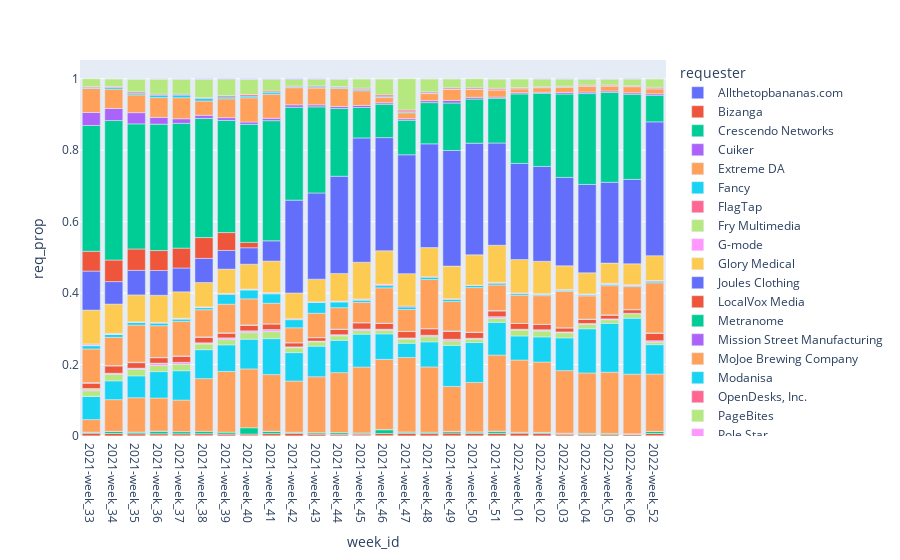

Notebook code cell kept with this figure:
### Code cell
req_pro_plot = px.bar(req_prop, x="week_id", y="req_prop", color='requester')
req_pro_plot.show()

### Figure 1 — Plotly figure (JSON) as saved in the notebook; plotly's stock layout.template omitted (floating-point values rounded to 4 significant figures)
{"data": [{"alignmentgroup": "True", "hovertemplate": "requester=Allthetopbananas.com<br>week_id=%{x}<br>req_prop=%{y}<extra></extra>", "legendgroup": "Allthetopbananas.com", "marker": {"color": "#636efa", "pattern": {"shape": ""}}, "name": "Allthetopbananas.com", "offsetgroup": "Allthetopbananas.com", "orientation": "v", "showlegend": true, "textposition": "auto", "type": "bar", "x": ["2021-week_33", "2021-week_34", "2021-week_35", "2021-week_36", "2021-week_37", "2021-week_38", "2021-week_39", "2021-week_40", "2021-week_41", "2021-week_42", "2021-week_43", "2021-week_44", "2021-week_45", "2021-week_46", "2021-week_47", "2021-week_48", "2021-week_49", "2021-week_50", "2021-week_51", "2022-week_01", "2022-week_02", "2022-week_03", "2022-week_04", "2022-week_05", "2022-week_06", "2022-week_52"], "xaxis": "x", "y": [0.0004876, 0.0002088, 0.000487, 0.0009729, 0.0007643, 0.0009758, 0.0004162, 0.0009718, 0.0006954, 0.0002782, 0.0002088, 0.0006993, 0.001108, 0.0007666, 0.0003472, 0.000486, 0.000558, 0.0005554, 0.0004686, 0.0004171, 0.0004853, 0.0005588, 0.0005568, 0.0003481, 0.000278, 0.0008788], "yaxis": "y"}, {"alignmentgroup": "True", "hovertemplate": "requester=Bizanga<br>week_id=%{x}<br>req_prop=%{y}<extra></extra>", "legendgroup": "Bizanga", "marker": {"color": "#EF553B", "pattern": {"shape": ""}}, "name": "Bizanga", "offsetgroup": "Bizanga", "orientation": "v", "showlegend": true, "textposition": "auto", "type": "bar", "x": ["2021-week_33", "2021-week_34", "2021-week_35", "2021-week_36", "2021-week_37", "2021-week_38", "2021-week_39", "2021-week_40", "2021-week_41", "2021-week_42", "2021-week_43", "2021-week_44", "2021-week_45", "2021-week_46", "2021-week_47", "2021-week_48", "2021-week_49", "2021-week_50", "2021-week_51", "2022-week_01", "2022-week_02", "2022-week_03", "2022-week_04", "2022-week_05", "2022-week_06", "2022-week_52"], "xaxis": "x", "y": [0.007175, 0.006889, 0.005705, 0.005281, 0.00535, 0.005437, 0.004786, 0.004443, 0.005981, 0.006886, 0.004942, 0.004126, 0.004224, 0.006202, 0.007082, 0.006248, 0.007672, 0.006804, 0.006794, 0.007438, 0.006379, 0.00454, 0.003759, 0.003412, 0.003892, 0.006089], "yaxis": "y"}, {"alignmentgroup": "True", "hovertemplate": "requester=Crescendo Networks<br>week_id=%{x}<br>req_prop=%{y}<extra></extra>", "legendgroup": "Crescendo Networks", "marker": {"color": "#00cc96", "pattern": {"shape": ""}}, "name": "Crescendo Networks", "offsetgroup": "Crescendo Networks", "orientation": "v", "showlegend": true, "textposition": "auto", "type": "bar", "x": ["2021-week_33", "2021-week_34", "2021-week_35", "2021-week_36", "2021-week_37", "2021-week_38", "2021-week_39", "2021-week_40", "2021-week_41", "2021-week_42", "2021-week_43", "2021-week_44", "2021-week_45", "2021-week_46", "2021-week_47", "2021-week_48", "2021-week_49", "2021-week_50", "2021-week_51", "2022-week_01", "2022-week_02", "2022-week_03", "2022-week_04", "2022-week_05", "2022-week_06", "2022-week_52"], "xaxis": "x", "y": [0.003065, 0.005706, 0.004801, 0.007366, 0.006184, 0.006482, 0.005411, 0.0177, 0.006398, 0.003408, 0.004107, 0.004686, 0.003324, 0.01087, 0.003749, 0.003749, 0.004464, 0.003957, 0.006248, 0.002642, 0.003397, 0.002584, 0.003063, 0.003342, 0.002085, 0.005712], "yaxis": "y"}, {"alignmentgroup": "True", "hovertemplate": "requester=Cuiker<br>week_id=%{x}<br>req_prop=%{y}<extra></extra>", "legendgroup": "Cuiker", "marker": {"color": "#ab63fa", "pattern": {"shape": ""}}, "name": "Cuiker", "offsetgroup": "Cuiker", "orientation": "v", "showlegend": true, "textposition": "auto", "type": "bar", "x": ["2021-week_33", "2021-week_34", "2021-week_35", "2021-week_36", "2021-week_41", "2021-week_42", "2021-week_43", "2021-week_45", "2021-week_46", "2021-week_47", "2021-week_49", "2021-week_50", "2021-week_51", "2022-week_01", "2022-week_02", "2022-week_03", "2022-week_06", "2022-week_52"], "xaxis": "x", "y": [6.966e-05, 6.958e-05, 6.957e-05, 6.949e-05, 6.954e-05, 6.956e-05, 6.96e-05, 6.925e-05, 6.969e-05, 0.0001389, 0.0002092, 0.0001389, 7.809e-05, 6.952e-05, 6.933e-05, 6.985e-05, 6.95e-05, 6.277e-05], "yaxis": "y"}, {"alignmentgroup": "True", "hovertemplate": "requester=Extreme DA<br>week_id=%{x}<br>req_prop=%{y}<extra></extra>", "legendgroup": "Extreme DA", "marker": {"color": "#FFA15A", "pattern": {"shape": ""}}, "name": "Extreme DA", "offsetgroup": "Extreme DA", "orientation": "v", "showlegend": true, "textposition": "auto", "type": "bar", "x": ["2021-week_33", "2021-week_34", "2021-week_35", "2021-week_36", "2021-week_37", "2021-week_38", "2021-week_39", "2021-week_40", "2021-week_41", "2021-week_42", "2021-week_43", "2021-week_44", "2021-week_45", "2021-week_46", "2021-week_47", "2021-week_48", "2021-week_49", "2021-week_50", "2021-week_51", "2022-week_01", "2022-week_02", "2022-week_03", "2022-week_04", "2022-week_05", "2022-week_06", "2022-week_52"], "xaxis": "x", "y": [0.03518, 0.08893, 0.09601, 0.09263, 0.08831, 0.1478, 0.17, 0.1647, 0.1588, 0.1432, 0.1565, 0.1679, 0.1842, 0.1966, 0.2084, 0.1829, 0.1258, 0.1384, 0.2129, 0.2021, 0.1966, 0.1753, 0.1691, 0.1716, 0.1669, 0.1606], "yaxis": "y"}, {"alignmentgroup": "True", "hovertemplate": "requester=Fancy<br>week_id=%{x}<br>req_prop=%{y}<extra></extra>", "legendgroup": "Fancy", "marker": {"color": "#19d3f3", "pattern": {"shape": ""}}, "name": "Fancy", "offsetgroup": "Fancy", "orientation": "v", "showlegend": true, "textposition": "auto", "type": "bar", "x": ["2021-week_33", "2021-week_34", "2021-week_35", "2021-week_36", "2021-week_37", "2021-week_38", "2021-week_39", "2021-week_40", "2021-week_41", "2021-week_42", "2021-week_43", "2021-week_44", "2021-week_45", "2021-week_46", "2021-week_47", "2021-week_48", "2021-week_49", "2021-week_50", "2021-week_51", "2022-week_01", "2022-week_02", "2022-week_03", "2022-week_04", "2022-week_05", "2022-week_06", "2022-week_52"], "xaxis": "x", "y": [0.06485, 0.05261, 0.0613, 0.07394, 0.08213, 0.08106, 0.0745, 0.08323, 0.1007, 0.07958, 0.08561, 0.09043, 0.09217, 0.07136, 0.03979, 0.07026, 0.1149, 0.1117, 0.0916, 0.06743, 0.07044, 0.09171, 0.1238, 0.1368, 0.1567, 0.08242], "yaxis": "y"}, {"alignmentgroup": "True", "hovertemplate": "requester=FlagTap<br>week_id=%{x}<br>req_prop=%{y}<extra></extra>", "legendgroup": "FlagTap", "marker": {"color": "#FF6692", "pattern": {"shape": ""}}, "name": "FlagTap", "offsetgroup": "FlagTap", "orientation": "v", "showlegend": true, "textposition": "auto", "type": "bar", "x": ["2021-week_33"], "xaxis": "x", "y": [0.0001393], "yaxis": "y"}, {"alignmentgroup": "True", "hovertemplate": "requester=Fry Multimedia<br>week_id=%{x}<br>req_prop=%{y}<extra></extra>", "legendgroup": "Fry Multimedia", "marker": {"color": "#B6E880", "pattern": {"shape": ""}}, "name": "Fry Multimedia", "offsetgroup": "Fry Multimedia", "orientation": "v", "showlegend": true, "textposition": "auto", "type": "bar", "x": ["2021-week_33", "2021-week_34", "2021-week_35", "2021-week_36", "2021-week_37", "2021-week_38", "2021-week_39", "2021-week_40", "2021-week_41", "2021-week_42", "2021-week_43", "2021-week_44", "2021-week_45", "2021-week_46", "2021-week_47", "2021-week_48", "2021-week_49", "2021-week_50", "2021-week_51", "2022-week_01", "2022-week_02", "2022-week_03", "2022-week_04", "2022-week_05", "2022-week_06", "2022-week_52"], "xaxis": "x", "y": [0.01567, 0.01774, 0.01795, 0.01716, 0.01786, 0.01575, 0.01457, 0.01826, 0.01961, 0.01343, 0.01211, 0.01259, 0.01011, 0.009756, 0.0118, 0.01451, 0.01262, 0.009234, 0.01101, 0.01634, 0.0165, 0.01418, 0.01204, 0.009957, 0.01216, 0.006529], "yaxis": "y"}, {"alignmentgroup": "True", "hovertemplate": "requester=G-mode<br>week_id=%{x}<br>req_prop=%{y}<extra></extra>", "legendgroup": "G-mode", "marker": {"color": "#FF97FF", "pattern": {"shape": ""}}, "name": "G-mode", "offsetgroup": "G-mode", "orientation": "v", "showlegend": true, "textposition": "auto", "type": "bar", "x": ["2021-week_33", "2021-week_34", "2021-week_35", "2021-week_36", "2021-week_37", "2021-week_38", "2021-week_39", "2021-week_40", "2021-week_41", "2021-week_42", "2021-week_43", "2021-week_44", "2021-week_45", "2021-week_46", "2021-week_47", "2021-week_48", "2021-week_49", "2021-week_50", "2021-week_51", "2022-week_01", "2022-week_02", "2022-week_03", "2022-week_04", "2022-week_05", "2022-week_06", "2022-week_52"], "xaxis": "x", "y": [0.002647, 0.002644, 0.003061, 0.005629, 0.00535, 0.002997, 0.004786, 0.004929, 0.005563, 0.002504, 0.002158, 0.002588, 0.004294, 0.002997, 0.002847, 0.00361, 0.004115, 0.00236, 0.004608, 0.002294, 0.003328, 0.002375, 0.002784, 0.002298, 0.001459, 0.004331], "yaxis": "y"}, {"alignmentgroup": "True", "hovertemplate": "requester=Glory Medical<br>week_id=%{x}<br>req_prop=%{y}<extra></extra>", "legendgroup": "Glory Medical", "marker": {"color": "#FECB52", "pattern": {"shape": ""}}, "name": "Glory Medical", "offsetgroup": "Glory Medical", "orientation": "v", "showlegend": true, "textposition": "auto", "type": "bar", "x": ["2021-week_33", "2021-week_34", "2021-week_35", "2021-week_36", "2021-week_37", "2021-week_38", "2021-week_39", "2021-week_40", "2021-week_41", "2021-week_42", "2021-week_43", "2021-week_44", "2021-week_46", "2021-week_47", "2021-week_48", "2021-week_49", "2021-week_50", "2021-week_51", "2022-week_01", "2022-week_02", "2022-week_03", "2022-week_05", "2022-week_52"], "xaxis": "x", "y": [0.003413, 0.0007654, 0.0001391, 0.0006254, 0.0002084, 0.0003485, 0.0002081, 0.0002082, 6.954e-05, 6.956e-05, 6.96e-05, 0.0003497, 0.0001394, 0.0002083, 0.0002777, 0.0004185, 0.0003471, 0.0003124, 0.000139, 0.0001387, 6.985e-05, 0.0001393, 6.277e-05], "yaxis": "y"}, {"alignmentgroup": "True", "hovertemplate": "requester=Joules Clothing<br>week_id=%{x}<br>req_prop=%{y}<extra></extra>", "legendgroup": "Joules Clothing", "marker": {"color": "#636efa", "pattern": {"shape": ""}}, "name": "Joules Clothing", "offsetgroup": "Joules Clothing", "orientation": "v", "showlegend": true, "textposition": "auto", "type": "bar", "x": ["2021-week_33", "2021-week_34", "2021-week_35", "2021-week_36", "2021-week_38", "2021-week_41", "2021-week_42", "2021-week_44", "2021-week_45", "2021-week_46", "2021-week_47", "2022-week_02"], "xaxis": "x", "y": [0.0002786, 6.958e-05, 0.0003479, 0.0002085, 6.97e-05, 6.954e-05, 0.0001391, 0.0002098, 6.925e-05, 0.0001394, 6.943e-05, 6.933e-05], "yaxis": "y"}, {"alignmentgroup": "True", "hovertemplate": "requester=LocalVox Media<br>week_id=%{x}<br>req_prop=%{y}<extra></extra>", "legendgroup": "LocalVox Media", "marker": {"color": "#EF553B", "pattern": {"shape": ""}}, "name": "LocalVox Media", "offsetgroup": "LocalVox Media", "orientation": "v", "showlegend": true, "textposition": "auto", "type": "bar", "x": ["2021-week_33", "2021-week_34", "2021-week_35", "2021-week_36", "2021-week_37", "2021-week_38", "2021-week_39", "2021-week_40", "2021-week_41", "2021-week_42", "2021-week_43", "2021-week_44", "2021-week_45", "2021-week_46", "2021-week_47", "2021-week_48", "2021-week_49", "2021-week_50", "2021-week_51", "2022-week_01", "2022-week_02", "2022-week_03", "2022-week_04", "2022-week_05", "2022-week_06", "2022-week_52"], "xaxis": "x", "y": [0.01525, 0.02088, 0.01552, 0.01536, 0.01765, 0.01596, 0.01367, 0.01603, 0.01572, 0.01127, 0.009397, 0.01455, 0.01724, 0.01645, 0.01791, 0.01826, 0.02218, 0.01687, 0.01663, 0.01613, 0.01505, 0.01118, 0.0119, 0.011, 0.01015, 0.02147], "yaxis": "y"}, {"alignmentgroup": "True", "hovertemplate": "requester=Metranome<br>week_id=%{x}<br>req_prop=%{y}<extra></extra>", "legendgroup": "Metranome", "marker": {"color": "#00cc96", "pattern": {"shape": ""}}, "name": "Metranome", "offsetgroup": "Metranome", "orientation": "v", "showlegend": true, "textposition": "auto", "type": "bar", "x": ["2021-week_33", "2021-week_34", "2021-week_35", "2021-week_36", "2021-week_37", "2021-week_38", "2021-week_39", "2021-week_40", "2021-week_44", "2021-week_46", "2021-week_49", "2021-week_50", "2021-week_51", "2022-week_04", "2022-week_05", "2022-week_06", "2022-week_52"], "xaxis": "x", "y": [0.0002786, 0.0002088, 0.0002783, 0.0003475, 6.948e-05, 6.97e-05, 0.0001387, 0.0001388, 6.993e-05, 6.969e-05, 0.0001395, 0.0001389, 7.809e-05, 0.0001392, 6.963e-05, 6.95e-05, 6.277e-05], "yaxis": "y"}, {"alignmentgroup": "True", "hovertemplate": "requester=Mission Street Manufacturing<br>week_id=%{x}<br>req_prop=%{y}<extra></extra>", "legendgroup": "Mission Street Manufacturing", "marker": {"color": "#ab63fa", "pattern": {"shape": ""}}, "name": "Mission Street Manufacturing", "offsetgroup": "Mission Street Manufacturing", "orientation": "v", "showlegend": true, "textposition": "auto", "type": "bar", "x": ["2021-week_33", "2021-week_34", "2021-week_35", "2021-week_36", "2021-week_37", "2021-week_38", "2021-week_39", "2021-week_40", "2021-week_41", "2021-week_42", "2021-week_43", "2021-week_44", "2021-week_45", "2021-week_46", "2021-week_47", "2021-week_48", "2021-week_49", "2021-week_50", "2021-week_51", "2022-week_01", "2022-week_02", "2022-week_03", "2022-week_04", "2022-week_05", "2022-week_06", "2022-week_52"], "xaxis": "x", "y": [0.0009752, 0.0006958, 0.001044, 0.0003475, 0.0003474, 0.0006273, 0.0004162, 0.0003471, 0.0004172, 0.0004174, 0.0004176, 0.0009092, 0.0006233, 0.0005575, 0.0005555, 0.0004166, 0.0009067, 0.0004166, 0.0003905, 0.0003476, 0.000208, 0.0004889, 6.96e-05, 0.0002089, 0.000556, 0.0002511], "yaxis": "y"}, {"alignmentgroup": "True", "hovertemplate": "requester=MoJoe Brewing Company<br>week_id=%{x}<br>req_prop=%{y}<extra></extra>", "legendgroup": "MoJoe Brewing Company", "marker": {"color": "#FFA15A", "pattern": {"shape": ""}}, "name": "MoJoe Brewing Company", "offsetgroup": "MoJoe Brewing Company", "orientation": "v", "showlegend": true, "textposition": "auto", "type": "bar", "x": ["2021-week_33", "2021-week_34", "2021-week_35", "2021-week_36", "2021-week_37", "2021-week_38", "2021-week_39", "2021-week_40", "2021-week_41", "2021-week_42", "2021-week_43", "2021-week_44", "2021-week_45", "2021-week_46", "2021-week_47", "2021-week_48", "2021-week_49", "2021-week_50", "2021-week_51", "2022-week_01", "2022-week_02", "2022-week_03", "2022-week_04", "2022-week_05", "2022-week_06", "2022-week_52"], "xaxis": "x", "y": [0.09425, 0.07891, 0.1039, 0.08881, 0.09672, 0.07597, 0.08012, 0.07309, 0.05744, 0.04167, 0.068, 0.06007, 0.05651, 0.09875, 0.0611, 0.1373, 0.0823, 0.1245, 0.07169, 0.07897, 0.08029, 0.1017, 0.06508, 0.08174, 0.06394, 0.1406], "yaxis": "y"}, {"alignmentgroup": "True", "hovertemplate": "requester=Modanisa<br>week_id=%{x}<br>req_prop=%{y}<extra></extra>", "legendgroup": "Modanisa", "marker": {"color": "#19d3f3", "pattern": {"shape": ""}}, "name": "Modanisa", "offsetgroup": "Modanisa", "orientation": "v", "showlegend": true, "textposition": "auto", "type": "bar", "x": ["2021-week_33", "2021-week_34", "2021-week_35", "2021-week_36", "2021-week_37", "2021-week_38", "2021-week_39", "2021-week_40", "2021-week_41", "2021-week_42", "2021-week_43", "2021-week_44", "2021-week_45", "2021-week_46", "2021-week_47", "2021-week_48", "2021-week_49", "2021-week_50", "2021-week_51", "2022-week_01", "2022-week_02", "2022-week_03", "2022-week_04", "2022-week_05", "2022-week_06", "2022-week_52"], "xaxis": "x", "y": [0.009055, 0.008141, 0.007584, 0.007158, 0.006462, 0.005855, 0.02747, 0.02471, 0.02656, 0.02275, 0.03049, 0.01595, 0.006233, 0.006481, 0.007291, 0.006526, 0.006277, 0.005762, 0.00492, 0.004449, 0.003328, 0.003492, 0.002784, 0.004108, 0.002571, 0.004331], "yaxis": "y"}, {"alignmentgroup": "True", "hovertemplate": "requester=OpenDesks, Inc.<br>week_id=%{x}<br>req_prop=%{y}<extra></extra>", "legendgroup": "OpenDesks, Inc.", "marker": {"color": "#FF6692", "pattern": {"shape": ""}}, "name": "OpenDesks, Inc.", "offsetgroup": "OpenDesks, Inc.", "orientation": "v", "showlegend": true, "textposition": "auto", "type": "bar", "x": ["2021-week_33", "2021-week_34", "2021-week_35", "2021-week_36", "2021-week_37", "2021-week_38", "2021-week_39", "2021-week_40", "2021-week_41", "2021-week_42", "2021-week_43", "2021-week_44", "2021-week_45", "2021-week_46", "2021-week_47", "2021-week_48", "2021-week_49", "2021-week_50", "2021-week_51", "2022-week_01", "2022-week_02", "2022-week_03", "2022-week_04", "2022-week_05", "2022-week_06", "2022-week_52"], "xaxis": "x", "y": [0.0004179, 0.0004175, 0.000487, 0.00132, 0.0009033, 0.001255, 0.002012, 0.00236, 0.001808, 0.001948, 0.001114, 0.001888, 0.001593, 0.002997, 0.002569, 0.001458, 0.001534, 0.0008331, 0.002421, 0.00146, 0.001664, 0.001187, 0.0009049, 0.0008355, 0.0009035, 0.001883], "yaxis": "y"}, {"alignmentgroup": "True", "hovertemplate": "requester=PageBites<br>week_id=%{x}<br>req_prop=%{y}<extra></extra>", "legendgroup": "PageBites", "marker": {"color": "#B6E880", "pattern": {"shape": ""}}, "name": "PageBites", "offsetgroup": "PageBites", "orientation": "v", "showlegend": true, "textposition": "auto", "type": "bar", "x": ["2021-week_33", "2021-week_34", "2021-week_35", "2021-week_36", "2021-week_37", "2021-week_38", "2021-week_39", "2021-week_40", "2021-week_41", "2021-week_42", "2021-week_43", "2021-week_44", "2022-week_02", "2022-week_03", "2022-week_04", "2022-week_05", "2022-week_06"], "xaxis": "x", "y": [0.001602, 0.0006958, 0.001113, 0.0008339, 0.001251, 0.0007667, 0.0004856, 6.942e-05, 0.0004868, 0.0005565, 0.0002784, 0.0002098, 0.0001387, 0.0002095, 0.0002088, 0.0002089, 0.000278], "yaxis": "y"}, {"alignmentgroup": "True", "hovertemplate": "requester=Pole Star<br>week_id=%{x}<br>req_prop=%{y}<extra></extra>", "legendgroup": "Pole Star", "marker": {"color": "#FF97FF", "pattern": {"shape": ""}}, "name": "Pole Star", "offsetgroup": "Pole Star", "orientation": "v", "showlegend": true, "textposition": "auto", "type": "bar", "x": ["2021-week_33", "2021-week_34", "2021-week_37", "2021-week_38", "2021-week_39", "2021-week_40", "2021-week_41", "2021-week_42", "2021-week_43", "2021-week_44", "2021-week_45", "2021-week_46", "2021-week_49", "2021-week_50", "2021-week_51", "2022-week_01", "2022-week_02", "2022-week_03", "2022-week_04", "2022-week_05", "2022-week_06", "2022-week_52"], "xaxis": "x", "y": [0.003065, 0.00174, 6.948e-05, 6.97e-05, 0.0001387, 6.942e-05, 0.001182, 0.0002087, 0.0002088, 0.0006294, 0.001731, 0.001115, 0.0001395, 6.943e-05, 7.809e-05, 0.0003476, 0.0003467, 0.0003492, 0.001531, 0.001393, 0.001668, 0.0001255], "yaxis": "y"}, {"alignmentgroup": "True", "hovertemplate": "requester=Puentes Company<br>week_id=%{x}<br>req_prop=%{y}<extra></extra>", "legendgroup": "Puentes Company", "marker": {"color": "#FECB52", "pattern": {"shape": ""}}, "name": "Puentes Company", "offsetgroup": "Puentes Company", "orientation": "v", "showlegend": true, "textposition": "auto", "type": "bar", "x": ["2021-week_33", "2021-week_34", "2021-week_35", "2021-week_36", "2021-week_37", "2021-week_38", "2021-week_39", "2021-week_40", "2021-week_41", "2021-week_42", "2021-week_43", "2021-week_44", "2021-week_45", "2021-week_46", "2021-week_47", "2021-week_48", "2021-week_49", "2021-week_50", "2021-week_51", "2022-week_01", "2022-week_02", "2022-week_03", "2022-week_04", "2022-week_05", "2022-week_06", "2022-week_52"], "xaxis": "x", "y": [0.09452, 0.08197, 0.07521, 0.07589, 0.07407, 0.06831, 0.06805, 0.06976, 0.08818, 0.07206, 0.06334, 0.07721, 0.103, 0.09324, 0.09061, 0.08144, 0.0913, 0.08498, 0.1038, 0.09336, 0.09062, 0.06635, 0.05902, 0.05654, 0.05831, 0.06937], "yaxis": "y"}, {"alignmentgroup": "True", "hovertemplate": "requester=RelayFoods<br>week_id=%{x}<br>req_prop=%{y}<extra></extra>", "legendgroup": "RelayFoods", "marker": {"color": "#636efa", "pattern": {"shape": ""}}, "name": "RelayFoods", "offsetgroup": "RelayFoods", "orientation": "v", "showlegend": true, "textposition": "auto", "type": "bar", "x": ["2021-week_33", "2021-week_34", "2021-week_35", "2021-week_36", "2021-week_37", "2021-week_38", "2021-week_39", "2021-week_40", "2021-week_41", "2021-week_42", "2021-week_43", "2021-week_44", "2021-week_45", "2021-week_46", "2021-week_47", "2021-week_48", "2021-week_49", "2021-week_50", "2021-week_51", "2022-week_01", "2022-week_02", "2022-week_03", "2022-week_04", "2022-week_05", "2022-week_06", "2022-week_52"], "xaxis": "x", "y": [0.1093, 0.06297, 0.06881, 0.06949, 0.06663, 0.06754, 0.05237, 0.04602, 0.05661, 0.2599, 0.2413, 0.2721, 0.3479, 0.3168, 0.3327, 0.2905, 0.3237, 0.3126, 0.2862, 0.2693, 0.2657, 0.2476, 0.2475, 0.2263, 0.2365, 0.3747], "yaxis": "y"}, {"alignmentgroup": "True", "hovertemplate": "requester=SOLOMO365<br>week_id=%{x}<br>req_prop=%{y}<extra></extra>", "legendgroup": "SOLOMO365", "marker": {"color": "#EF553B", "pattern": {"shape": ""}}, "name": "SOLOMO365", "offsetgroup": "SOLOMO365", "orientation": "v", "showlegend": true, "textposition": "auto", "type": "bar", "x": ["2021-week_33", "2021-week_34", "2021-week_35", "2021-week_36", "2021-week_37", "2021-week_38", "2021-week_39", "2021-week_40"], "xaxis": "x", "y": [0.05545, 0.0604, 0.05976, 0.05573, 0.05559, 0.05813, 0.04994, 0.01499], "yaxis": "y"}, {"alignmentgroup": "True", "hovertemplate": "requester=Search Million Culture<br>week_id=%{x}<br>req_prop=%{y}<extra></extra>", "legendgroup": "Search Million Culture", "marker": {"color": "#00cc96", "pattern": {"shape": ""}}, "name": "Search Million Culture", "offsetgroup": "Search Million Culture", "orientation": "v", "showlegend": true, "textposition": "auto", "type": "bar", "x": ["2021-week_33", "2021-week_34", "2021-week_35", "2021-week_36", "2021-week_37", "2021-week_38", "2021-week_39", "2021-week_40", "2021-week_41", "2021-week_42", "2021-week_43", "2021-week_44", "2021-week_45", "2021-week_46", "2021-week_47", "2021-week_48", "2021-week_49", "2021-week_50", "2021-week_51", "2022-week_01", "2022-week_02", "2022-week_03", "2022-week_04", "2022-week_05", "2022-week_06", "2022-week_52"], "xaxis": "x", "y": [0.3522, 0.3904, 0.3503, 0.3539, 0.3494, 0.3337, 0.314, 0.3306, 0.3364, 0.2599, 0.2411, 0.1897, 0.08532, 0.09338, 0.09665, 0.1154, 0.1329, 0.1235, 0.1253, 0.1944, 0.2047, 0.2334, 0.2544, 0.2516, 0.2382, 0.07439], "yaxis": "y"}, {"alignmentgroup": "True", "hovertemplate": "requester=Sensor Tower<br>week_id=%{x}<br>req_prop=%{y}<extra></extra>", "legendgroup": "Sensor Tower", "marker": {"color": "#ab63fa", "pattern": {"shape": ""}}, "name": "Sensor Tower", "offsetgroup": "Sensor Tower", "orientation": "v", "showlegend": true, "textposition": "auto", "type": "bar", "x": ["2021-week_33", "2021-week_34", "2021-week_35", "2021-week_36", "2021-week_37", "2021-week_38", "2021-week_39", "2021-week_40", "2021-week_41", "2021-week_42", "2021-week_43", "2021-week_44", "2021-week_45", "2021-week_46", "2021-week_47", "2021-week_48", "2021-week_49", "2021-week_50", "2021-week_51", "2022-week_01", "2022-week_02", "2022-week_03", "2022-week_04", "2022-week_05", "2022-week_06", "2022-week_52"], "xaxis": "x", "y": [0.03629, 0.03375, 0.03131, 0.01876, 0.01285, 0.008713, 0.0077, 0.006456, 0.006745, 0.006817, 0.005568, 0.005385, 0.005748, 0.004321, 0.004444, 0.005554, 0.007463, 0.00486, 0.003358, 0.003476, 0.002981, 0.00447, 0.004315, 0.003899, 0.00417, 0.004206], "yaxis": "y"}, {"alignmentgroup": "True", "hovertemplate": "requester=Tab Solutions<br>week_id=%{x}<br>req_prop=%{y}<extra></extra>", "legendgroup": "Tab Solutions", "marker": {"color": "#FFA15A", "pattern": {"shape": ""}}, "name": "Tab Solutions", "offsetgroup": "Tab Solutions", "orientation": "v", "showlegend": true, "textposition": "auto", "type": "bar", "x": ["2021-week_33", "2021-week_34", "2021-week_35", "2021-week_36", "2021-week_37", "2021-week_38", "2021-week_39", "2021-week_40", "2021-week_41", "2021-week_42", "2021-week_43", "2021-week_44", "2021-week_45", "2021-week_46", "2021-week_47", "2021-week_48", "2021-week_49", "2021-week_50", "2021-week_51", "2022-week_01", "2022-week_02", "2022-week_03", "2022-week_04", "2022-week_05", "2022-week_06", "2022-week_52"], "xaxis": "x", "y": [0.06722, 0.05435, 0.04982, 0.05552, 0.05885, 0.04001, 0.05293, 0.06775, 0.06725, 0.048, 0.04719, 0.05063, 0.04114, 0.01436, 0.01659, 0.01972, 0.03132, 0.02256, 0.01999, 0.01098, 0.01262, 0.01495, 0.01657, 0.01393, 0.0171, 0.014], "yaxis": "y"}, {"alignmentgroup": "True", "hovertemplate": "requester=VarVee<br>week_id=%{x}<br>req_prop=%{y}<extra></extra>", "legendgroup": "VarVee", "marker": {"color": "#19d3f3", "pattern": {"shape": ""}}, "name": "VarVee", "offsetgroup": "VarVee", "orientation": "v", "showlegend": true, "textposition": "auto", "type": "bar", "x": ["2021-week_33", "2021-week_34", "2021-week_35", "2021-week_36", "2021-week_37", "2021-week_38", "2021-week_39", "2021-week_40", "2021-week_41", "2021-week_42", "2021-week_43", "2021-week_44", "2021-week_45", "2021-week_46", "2021-week_47", "2021-week_48", "2021-week_49", "2021-week_50", "2021-week_51", "2022-week_01", "2022-week_02", "2022-week_03", "2022-week_04", "2022-week_05", "2022-week_06", "2022-week_52"], "xaxis": "x", "y": [0.002299, 0.004662, 0.00487, 0.00688, 0.007435, 0.007179, 0.005064, 0.00479, 0.005563, 0.002365, 0.002993, 0.003217, 0.003601, 0.002439, 0.002708, 0.001736, 0.0004882, 0.0006248, 0.0004686, 0.0002781, 0.0006933, 0.0007683, 0.001044, 0.0007659, 0.000695, 0.0003766], "yaxis": "y"}, {"alignmentgroup": "True", "hovertemplate": "requester=aPriori Technologies<br>week_id=%{x}<br>req_prop=%{y}<extra></extra>", "legendgroup": "aPriori Technologies", "marker": {"color": "#FF6692", "pattern": {"shape": ""}}, "name": "aPriori Technologies", "offsetgroup": "aPriori Technologies", "orientation": "v", "showlegend": true, "textposition": "auto", "type": "bar", "x": ["2021-week_33", "2021-week_34", "2021-week_35", "2021-week_36", "2021-week_37", "2021-week_38", "2021-week_39", "2021-week_40", "2021-week_41", "2021-week_42", "2021-week_43", "2021-week_44", "2021-week_45", "2021-week_46", "2021-week_47", "2021-week_48", "2021-week_49", "2021-week_50", "2021-week_51", "2022-week_01", "2022-week_02", "2022-week_03", "2022-week_04", "2022-week_05", "2022-week_06", "2022-week_52"], "xaxis": "x", "y": [0.002995, 0.002923, 0.003966, 0.002988, 0.00271, 0.00244, 0.003954, 0.004443, 0.003547, 0.002295, 0.002854, 0.002308, 0.00367, 0.005157, 0.004999, 0.003263, 0.003487, 0.003541, 0.004139, 0.003267, 0.002011, 0.001746, 0.002088, 0.002298, 0.002015, 0.003829], "yaxis": "y"}, {"alignmentgroup": "True", "hovertemplate": "requester=iDreamsky Technology<br>week_id=%{x}<br>req_prop=%{y}<extra></extra>", "legendgroup": "iDreamsky Technology", "marker": {"color": "#B6E880", "pattern": {"shape": ""}}, "name": "iDreamsky Technology", "offsetgroup": "iDreamsky Technology", "orientation": "v", "showlegend": true, "textposition": "auto", "type": "bar", "x": ["2021-week_33", "2021-week_34", "2021-week_35", "2021-week_36", "2021-week_37", "2021-week_38", "2021-week_39", "2021-week_40", "2021-week_41", "2021-week_42", "2021-week_43", "2021-week_44", "2021-week_45", "2021-week_46", "2021-week_47", "2021-week_48", "2021-week_49", "2021-week_50", "2021-week_51", "2022-week_01", "2022-week_02", "2022-week_03", "2022-week_04", "2022-week_05", "2022-week_06", "2022-week_52"], "xaxis": "x", "y": [0.02187, 0.02115, 0.03576, 0.04211, 0.04176, 0.05123, 0.04557, 0.04276, 0.03275, 0.01843, 0.01893, 0.02056, 0.02604, 0.04495, 0.08735, 0.03624, 0.02483, 0.02513, 0.0264, 0.02426, 0.02177, 0.01991, 0.01636, 0.01636, 0.01856, 0.02367], "yaxis": "y"}, {"alignmentgroup": "True", "hovertemplate": "requester=Cue<br>week_id=%{x}<br>req_prop=%{y}<extra></extra>", "legendgroup": "Cue", "marker": {"color": "#FF97FF", "pattern": {"shape": ""}}, "name": "Cue", "offsetgroup": "Cue", "orientation": "v", "showlegend": true, "textposition": "auto", "type": "bar", "x": ["2021-week_34", "2021-week_38", "2021-week_40"], "xaxis": "x", "y": [6.958e-05, 0.0001394, 6.942e-05], "yaxis": "y"}, {"alignmentgroup": "True", "hovertemplate": "requester=Altammune<br>week_id=%{x}<br>req_prop=%{y}<extra></extra>", "legendgroup": "Altammune", "marker": {"color": "#FECB52", "pattern": {"shape": ""}}, "name": "Altammune", "offsetgroup": "Altammune", "orientation": "v", "showlegend": true, "textposition": "auto", "type": "bar", "x": ["2021-week_35", "2021-week_38", "2021-week_40", "2021-week_42"], "xaxis": "x", "y": [6.957e-05, 6.97e-05, 0.0001388, 6.956e-05], "yaxis": "y"}, {"alignmentgroup": "True", "hovertemplate": "requester=Doctorfun Entertainment, Ltd<br>week_id=%{x}<br>req_prop=%{y}<extra></extra>", "legendgroup": "Doctorfun Entertainment, Ltd", "marker": {"color": "#636efa", "pattern": {"shape": ""}}, "name": "Doctorfun Entertainment, Ltd", "offsetgroup": "Doctorfun Entertainment, Ltd", "orientation": "v", "showlegend": true, "textposition": "auto", "type": "bar", "x": ["2021-week_35", "2021-week_36", "2021-week_37", "2021-week_38", "2021-week_39", "2021-week_40", "2021-week_41", "2021-week_42", "2021-week_43", "2021-week_44", "2021-week_45", "2021-week_46", "2021-week_48", "2021-week_49", "2021-week_51", "2022-week_01", "2022-week_02", "2022-week_03", "2022-week_04", "2022-week_05", "2022-week_06", "2022-week_52"], "xaxis": "x", "y": [0.0002783, 0.0004864, 0.0009033, 0.001046, 0.001249, 0.0009718, 0.001252, 0.001739, 0.0009745, 0.0009092, 6.925e-05, 6.969e-05, 0.0001389, 0.0002092, 7.809e-05, 6.952e-05, 0.0004853, 0.0007683, 0.0008352, 0.0007659, 0.000834, 6.277e-05], "yaxis": "y"}, {"alignmentgroup": "True", "hovertemplate": "requester=Earth Networks<br>week_id=%{x}<br>req_prop=%{y}<extra></extra>", "legendgroup": "Earth Networks", "marker": {"color": "#EF553B", "pattern": {"shape": ""}}, "name": "Earth Networks", "offsetgroup": "Earth Networks", "orientation": "v", "showlegend": true, "textposition": "auto", "type": "bar", "x": ["2021-week_35", "2021-week_36", "2021-week_41"], "xaxis": "x", "y": [6.957e-05, 0.000139, 6.954e-05], "yaxis": "y"}, {"alignmentgroup": "True", "hovertemplate": "requester=Derceto<br>week_id=%{x}<br>req_prop=%{y}<extra></extra>", "legendgroup": "Derceto", "marker": {"color": "#00cc96", "pattern": {"shape": ""}}, "name": "Derceto", "offsetgroup": "Derceto", "orientation": "v", "showlegend": true, "textposition": "auto", "type": "bar", "x": ["2021-week_37"], "xaxis": "x", "y": [6.948e-05], "yaxis": "y"}, {"alignmentgroup": "True", "hovertemplate": "requester=Marketo Japan<br>week_id=%{x}<br>req_prop=%{y}<extra></extra>", "legendgroup": "Marketo Japan", "marker": {"color": "#ab63fa", "pattern": {"shape": ""}}, "name": "Marketo Japan", "offsetgroup": "Marketo Japan", "orientation": "v", "showlegend": true, "textposition": "auto", "type": "bar", "x": ["2021-week_37"], "xaxis": "x", "y": [6.948e-05], "yaxis": "y"}, {"alignmentgroup": "True", "hovertemplate": "requester=Jun Group<br>week_id=%{x}<br>req_prop=%{y}<extra></extra>", "legendgroup": "Jun Group", "marker": {"color": "#FFA15A", "pattern": {"shape": ""}}, "name": "Jun Group", "offsetgroup": "Jun Group", "orientation": "v", "showlegend": true, "textposition": "auto", "type": "bar", "x": ["2021-week_44", "2021-week_51", "2022-week_04"], "xaxis": "x", "y": [6.993e-05, 7.809e-05, 0.0001392], "yaxis": "y"}, {"alignmentgroup": "True", "hovertemplate": "requester=PureSafe water systems<br>week_id=%{x}<br>req_prop=%{y}<extra></extra>", "legendgroup": "PureSafe water systems", "marker": {"color": "#19d3f3", "pattern": {"shape": ""}}, "name": "PureSafe water systems", "offsetgroup": "PureSafe water systems", "orientation": "v", "showlegend": true, "textposition": "auto", "type": "bar", "x": ["2022-week_05"], "xaxis": "x", "y": [6.963e-05], "yaxis": "y"}], "layout": {"autosize": true, "barmode": "relative", "legend": {"title": {"text": "requester"}, "tracegroupgap": 0}, "margin": {"t": 60}, "xaxis": {"anchor": "y", "autorange": true, "domain": [0, 1], "range": [-0.5, 25.5], "title": {"text": "week_id"}, "type": "category"}, "yaxis": {"anchor": "x", "autorange": true, "domain": [0, 1], "range": [0, 1.053], "title": {"text": "req_prop"}, "type": "linear"}}}
